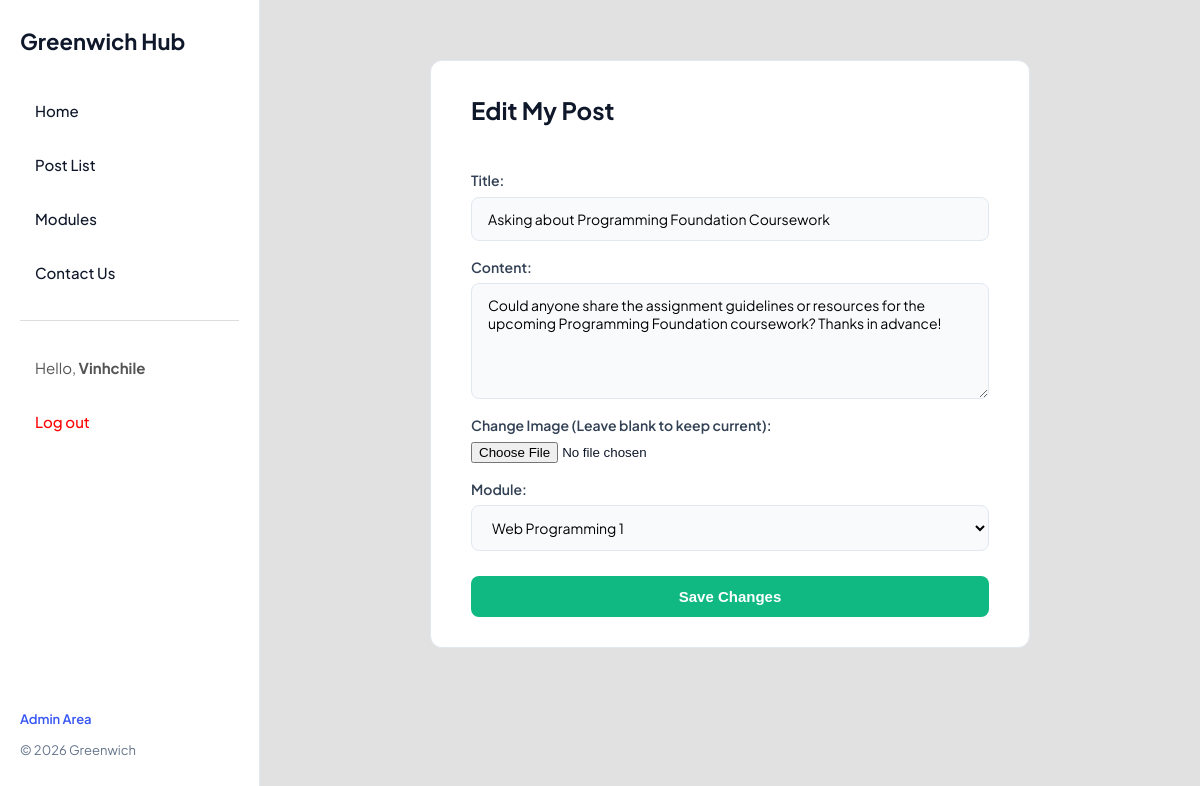
The page /editpost.php?id=28 (signed in) on the database its author committed.
### tables this page shows
CREATE TABLE `posts` (
  `post_id` int(11) NOT NULL,
  `title` varchar(255) NOT NULL,
  `CONTENT` text NOT NULL,
  `IMAGE_PATH` varchar(255) DEFAULT NULL,
  `post_date` date NOT NULL DEFAULT curdate(),
  `user_id` int(11) DEFAULT NULL,
  `module_id` int(11) DEFAULT NULL
);

CREATE TABLE `modules` (
  `module_id` int(11) NOT NULL,
  `module_code` varchar(20) NOT NULL,
  `module_name` varchar(150) NOT NULL
);

### editpost.php (called while the page is built, shortened)
<?php
include 'includes/DatabaseConnection.php';
include 'includes/DatabaseFunctions.php';
try {
    if (isset($_POST['content'])) {
        $post = getPost($pdo, $_POST['postid']);
        if ($post['user_id'] != $_SESSION['user_id']) die("Access Denied: You cannot edit someone else's post!");
        $image_path = $_POST['old_image_path'];
        if (isset($_FILES['image_file']) && $_FILES['image_file']['error'] == UPLOAD_ERR_OK) {
            $upload_dir = 'images/';
            $image_name = time() . '_' . basename($_FILES['image_file']['name']);
            if (move_uploaded_file($_FILES['image_file']['tmp_name'], $upload_dir . $image_name)) {
                $image_path = $image_name;
            }
        }
        updatePost($pdo, $_POST['postid'], $_POST['title'], $_POST['content'], $image_path, $_SESSION['user_id'], $_POST['module_id']);
        header('location: posts.php');
        exit;
    } else {
        $post = getPost($pdo, $_GET['id']);
        $modules = allModules($pdo);
        include 'templates/usereditpost.html.php';
    }
} catch (PDOException $e) {
    $title = 'Error';
    $output = 'Error editing post: ' . $e->getMessage();
}
include 'templates/layout.html.php';
?>

### includes/DatabaseFunctions.php (called while the page is built, shortened)
<?php
function query($pdo, $sql, $parameters = []) {
    $query = $pdo->prepare($sql);
    $query->execute($parameters);
    return $query;
}
function getPost($pdo, $id) {
    $parameters = [':id' => $id];
    $query = query($pdo, 'SELECT post_id, title, CONTENT AS content, IMAGE_PATH AS image_path, post_date, user_id, module_id FROM posts WHERE post_id = :id', $parameters);
    return $query->fetch();
}
function allModules($pdo) {
    $modules = query($pdo, 'SELECT * FROM modules');
    return $modules->fetchAll();
}

### templates/usereditpost.html.php (the view, shortened to what this page needs)
<div class="form-card" style="max-width: 600px; margin: 20px auto;">
    <h2>Edit My Post</h2>
    <form action="editpost.php" method="post" enctype="multipart/form-data" style="display: flex; flex-direction: column; gap: 15px;">
        <label for="title">Title:</label>
        <input type="text" name="title" id="title" value="<?= htmlspecialchars($post['title'] ?? '', ENT_QUOTES, 'UTF-8') ?>" required>
        <label for="content">Content:</label>
        <textarea name="content" rows="5" required><?= htmlspecialchars($post['content'] ?? '', ENT_QUOTES, 'UTF-8') ?></textarea>
        <label for="image_file">Change Image (Leave blank to keep current):</label>
        <input type="file" name="image_file" id="image_file" accept="image/*">
        <label for="module_id">Module:</label>
        <select name="module_id" id="module_id" required>
            <?php foreach ($modules as $module): ?>
                <option value="<?= $module['module_id'] ?>" <?php if ($module['module_id'] == ($post['module_id'] ?? '')) echo 'selected'; ?>>
                    <?= htmlspecialchars($module['module_name'], ENT_QUOTES, 'UTF-8') ?>
                </option>
            <?php endforeach; ?>
        </select>
        <input type="submit" name="submit" value="Save Changes">
    </form>
</div>

### style.css (style rules this page uses)
:root { --primary: #10b981; --primary-dark: #059669; --bg-body: #e1e1e1; --bg-sidebar: #ffffff; --text-main: #0f172a; --text-muted: #64748b; --border-color: #e2e8f0; --sidebar-width: 260px; }
* { margin: 0; padding: 0; box-sizing: border-box; }
body { font-family: 'Plus Jakarta Sans', sans-serif; background-color: var(--bg-body); color: var(--text-main); line-height: 1.6; font-size: 15px; }
h2 { font-size: 24px; margin-bottom: 20px; }
.form-card { background: #ffffff; padding: 30px 40px; border-radius: 12px; border: 1px solid var(--border-color); max-width: 600px; display: flex; flex-direction: column; gap: 20px; }
.form-card label { font-weight: 600; color: #334155; margin-bottom: -10px; font-size: 14px; }
input[type="text"], input[type="email"], textarea, select { padding: 12px 16px; border: 1px solid var(--border-color); border-radius: 8px; font-family: inherit; font-size: 14px; width: 100%; background-color: #f8fafc; }
input[type="submit"], button { background-color: var(--primary); color: #ffffff; border: none; padding: 12px 24px; border-radius: 8px; cursor: pointer; font-weight: 600; font-size: 15px; margin-top: 10px; }

### rows shown on the page
posts: title "Asking about Programming Foundation Coursework", content "Could anyone share the assignment guidelines or resources for the upcoming Programming Foundation coursework? Thanks in advance!", module_id "Web Programming 1"

### other values the page prints
$_SESSION['username'] "Vinhchile"
